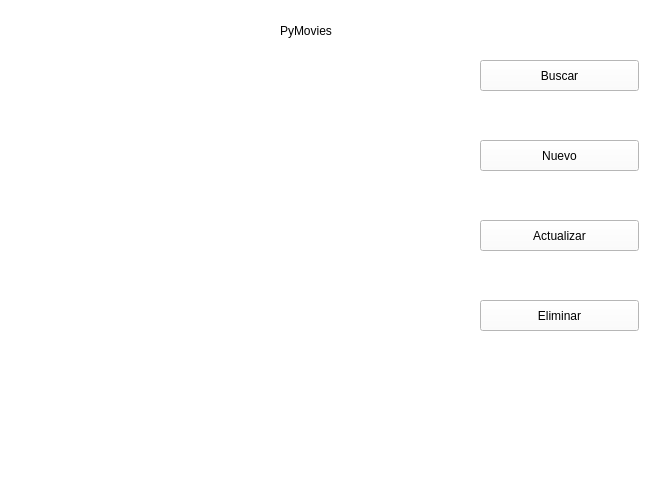
<?xml version="1.0" encoding="UTF-8"?>
<ui version="4.0">
 <class>MainWindow</class>
 <widget class="QMainWindow" name="MainWindow">
  <property name="geometry">
   <rect>
    <x>0</x>
    <y>0</y>
    <width>671</width>
    <height>484</height>
   </rect>
  </property>
  <property name="windowTitle">
   <string>MainWindow</string>
  </property>
  <property name="styleSheet">
   <string notr="true">background-color: rgba(255, 255, 255, 255);</string>
  </property>
  <widget class="QWidget" name="centralwidget">
   <widget class="QLabel" name="label">
    <property name="geometry">
     <rect>
      <x>90</x>
      <y>100</y>
      <width>261</width>
      <height>261</height>
     </rect>
    </property>
    <property name="text">
     <string/>
    </property>
    <property name="pixmap">
     <pixmap>../../../../../Descargas/256px-Python_and_Qt_2.svg_.png</pixmap>
    </property>
   </widget>
   <widget class="QLabel" name="labelip">
    <property name="geometry">
     <rect>
      <x>260</x>
      <y>410</y>
      <width>391</width>
      <height>21</height>
     </rect>
    </property>
    <property name="text">
     <string/>
    </property>
   </widget>
   <widget class="QPushButton" name="botonbuscar">
    <property name="geometry">
     <rect>
      <x>480</x>
      <y>60</y>
      <width>159</width>
      <height>31</height>
     </rect>
    </property>
    <property name="text">
     <string>Buscar</string>
    </property>
   </widget>
   <widget class="QPushButton" name="botonnuevo">
    <property name="geometry">
     <rect>
      <x>480</x>
      <y>140</y>
      <width>159</width>
      <height>31</height>
     </rect>
    </property>
    <property name="text">
     <string>Nuevo</string>
    </property>
   </widget>
   <widget class="QPushButton" name="botonactual">
    <property name="geometry">
     <rect>
      <x>480</x>
      <y>220</y>
      <width>159</width>
      <height>31</height>
     </rect>
    </property>
    <property name="text">
     <string>Actualizar</string>
    </property>
   </widget>
   <widget class="QPushButton" name="botoneliminar">
    <property name="geometry">
     <rect>
      <x>480</x>
      <y>300</y>
      <width>159</width>
      <height>31</height>
     </rect>
    </property>
    <property name="text">
     <string>Eliminar</string>
    </property>
   </widget>
   <widget class="QLabel" name="title">
    <property name="geometry">
     <rect>
      <x>280</x>
      <y>10</y>
      <width>321</width>
      <height>41</height>
     </rect>
    </property>
    <property name="text">
     <string>PyMovies</string>
    </property>
   </widget>
  </widget>
  <widget class="QMenuBar" name="menubar">
   <property name="geometry">
    <rect>
     <x>0</x>
     <y>0</y>
     <width>671</width>
     <height>27</height>
    </rect>
   </property>
  </widget>
  <widget class="QStatusBar" name="statusbar"/>
 </widget>
 <resources/>
 <connections/>
</ui>
